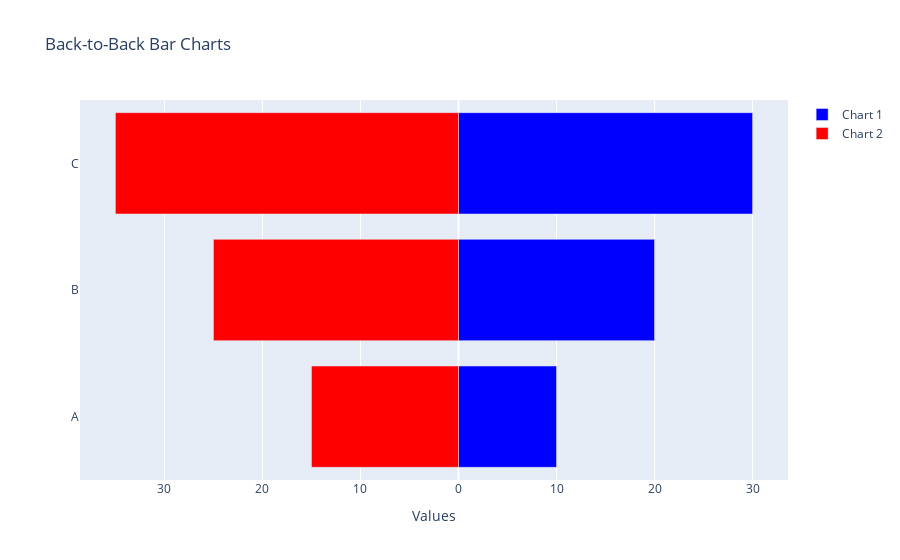

The code cell stored with this chart in its notebook:
### Code cell
import plotly.graph_objects as go

# Sample data
data1 = {
    'category': ['A', 'B', 'C'],
    'value': [10, 20, 30]
}

data2 = {
    'category': ['A', 'B', 'C'],
    'value': [15, 25, 35]
}

# Create a figure
fig = go.Figure()

# Add the first bar chart (positive values)
fig.add_trace(go.Bar(
    x=data1['value'],
    y=data1['category'],
    orientation='h',
    name='Chart 1',
    marker=dict(color='blue')
))

# Add the second bar chart (negative values for back-to-back effect)
fig.add_trace(go.Bar(
    x=[-val for val in data2['value']],  # Negate the values
    y=data2['category'],
    orientation='h',
    name='Chart 2',
    marker=dict(color='red')
))

# Update layout to control the appearance
fig.update_layout(
    barmode='overlay',
    xaxis=dict(title='Values', tickvals=[-30, -20, -10, 0, 10, 20, 30], ticktext=[30, 20, 10, 0, 10, 20, 30]),
    title='Back-to-Back Bar Charts'
)

fig.show()

### Figure 1 — Plotly figure (JSON) as saved in the notebook; plotly's stock layout.template omitted (floating-point values rounded to 4 significant figures)
{"data": [{"marker": {"color": "blue"}, "name": "Chart 1", "orientation": "h", "type": "bar", "x": [10, 20, 30], "y": ["A", "B", "C"]}, {"marker": {"color": "red"}, "name": "Chart 2", "orientation": "h", "type": "bar", "x": [-15, -25, -35], "y": ["A", "B", "C"]}], "layout": {"barmode": "overlay", "title": {"text": "Back-to-Back Bar Charts"}, "xaxis": {"ticktext": [30, 20, 10, 0, 10, 20, 30], "tickvals": [-30, -20, -10, 0, 10, 20, 30], "title": {"text": "Values"}}}}
